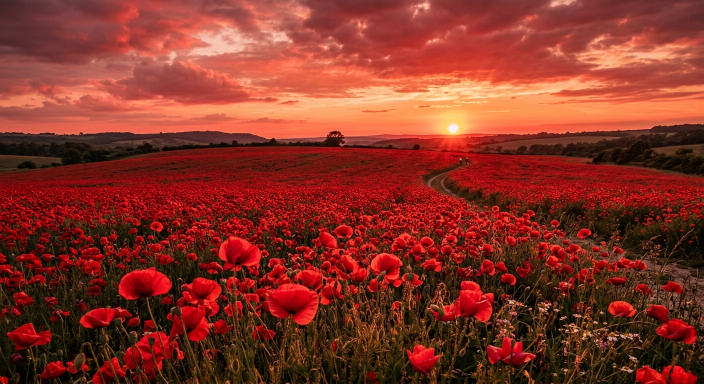
#> input picture defect.png, 1408 x 768 px (shown at 1/2 size)
$ python check.py defect.png
#> lines starting #> are read from the running program, lines starting #| are printed output that depends on the picture; after the words box and inside, x2 and y2 are one past the last pixel; in counts of white or black regions, pixels touching at a corner belong together
"""
Есть дефект или нет.

Правило: если в кадре много красного — DEFECT, иначе OK.

Запуск:
    python check.py defect.png
    python check.py ok.png --threshold 15 --verbose
"""

import argparse
import sys

import numpy as np
from PIL import Image

THRESHOLD = 10.0  # процент красных пикселей, с которого считаем брак


def red_ratio(path: str) -> float:
    """Доля красных пикселей в кадре, в процентах."""
#> called with path = 'defect.png'
    img = Image.open(path).convert("RGB")
#> img is the input picture: PIL image 1408x768 RGB; mean R, G, B 133.2, 50.6, 37.5
    img.thumbnail((800, 800))  # ускоряет, на результат почти не влияет
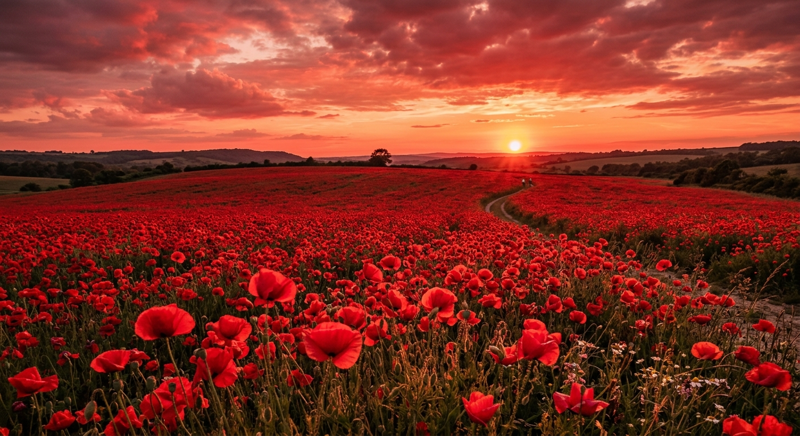
#> img: PIL image 800x436 RGB; mean R, G, B 133.2, 50.6, 37.5

    arr = np.asarray(img, dtype=np.int16)
    r, g, b = arr[:, :, 0], arr[:, :, 1], arr[:, :, 2]
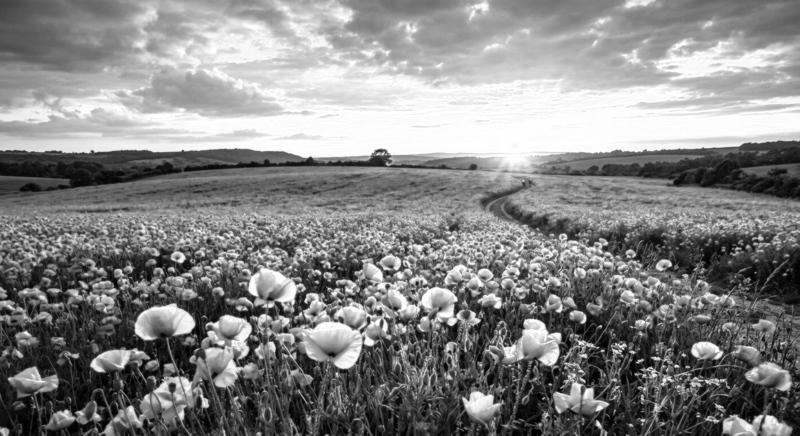
#> r: shape (436, 800) int16; min 0, max 255, mean 133.2
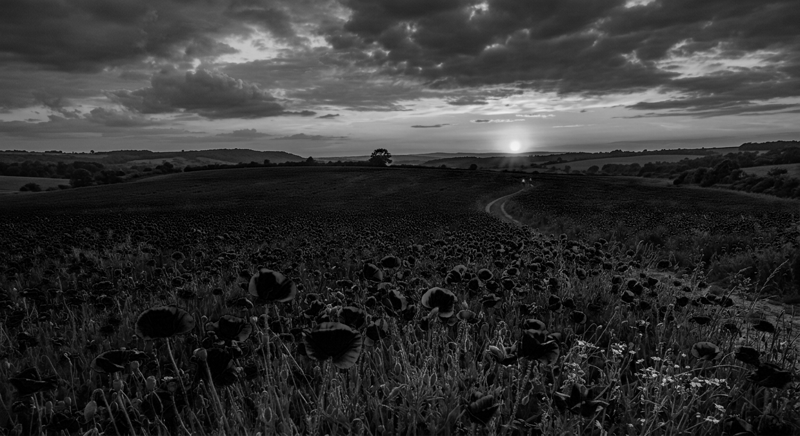
#> g: shape (436, 800) int16; min 0, max 244, mean 50.6
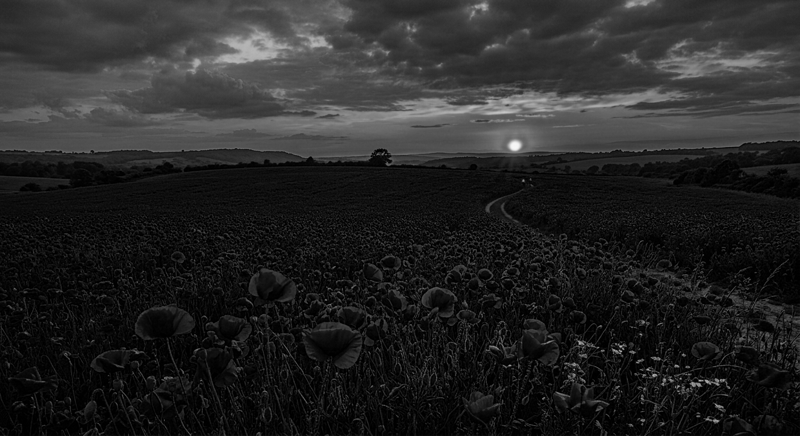
#> b: shape (436, 800) int16; min 0, max 247, mean 37.5

    # красный канал заметно преобладает над остальными и пиксель не тёмный
    mask = (r > 90) & (r - g > 40) & (r - b > 40)
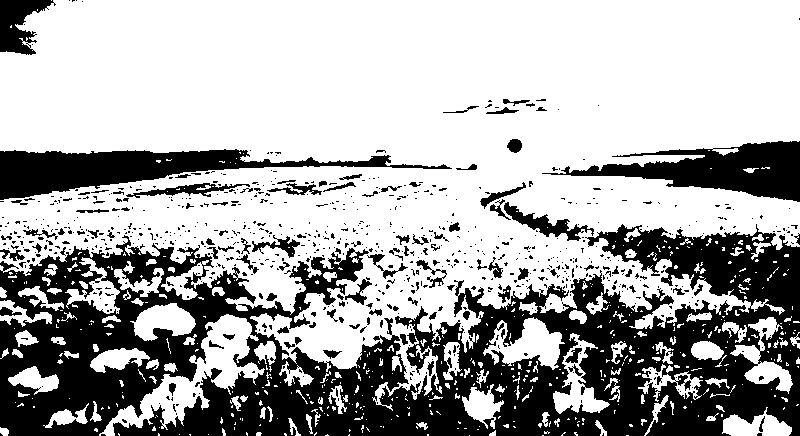
#> mask: shape (436, 800) bool; 66.7% white; 800 black regions (693 under 20 px), largest, box (x1, y1, x2, y2) and area: (0, 224, 800, 436) 87795, (0, 149, 452, 200) 8710, (542, 141, 800, 202) 7061
    return float(mask.mean() * 100)


def main() -> int:
    parser = argparse.ArgumentParser(description="Брак или норма по одной картинке")
    parser.add_argument("image", help="путь к файлу изображения")
    parser.add_argument("--threshold", type=float, default=THRESHOLD,
                        help=f"порог в процентах (по умолчанию {THRESHOLD})")
    parser.add_argument("--verbose", action="store_true",
                        help="дополнительно показать процент красного")
    args = parser.parse_args()

    try:
        ratio = red_ratio(args.image)
#> ratio = 66.72
    except FileNotFoundError:
        print(f"Файл не найден: {args.image}", file=sys.stderr)
        return 1
    except Exception as exc:
        print(f"Не удалось открыть изображение: {exc}", file=sys.stderr)
        return 1

    verdict = "DEFECT" if ratio >= args.threshold else "OK"
#> verdict = 'DEFECT'

    if args.verbose:
        print(f"{verdict} (красного {ratio:.1f}%, порог {args.threshold:.1f}%)")
    else:
        print(verdict)
#| DEFECT

    return 0


if __name__ == "__main__":
    sys.exit(main())
#> (the program exits here)
